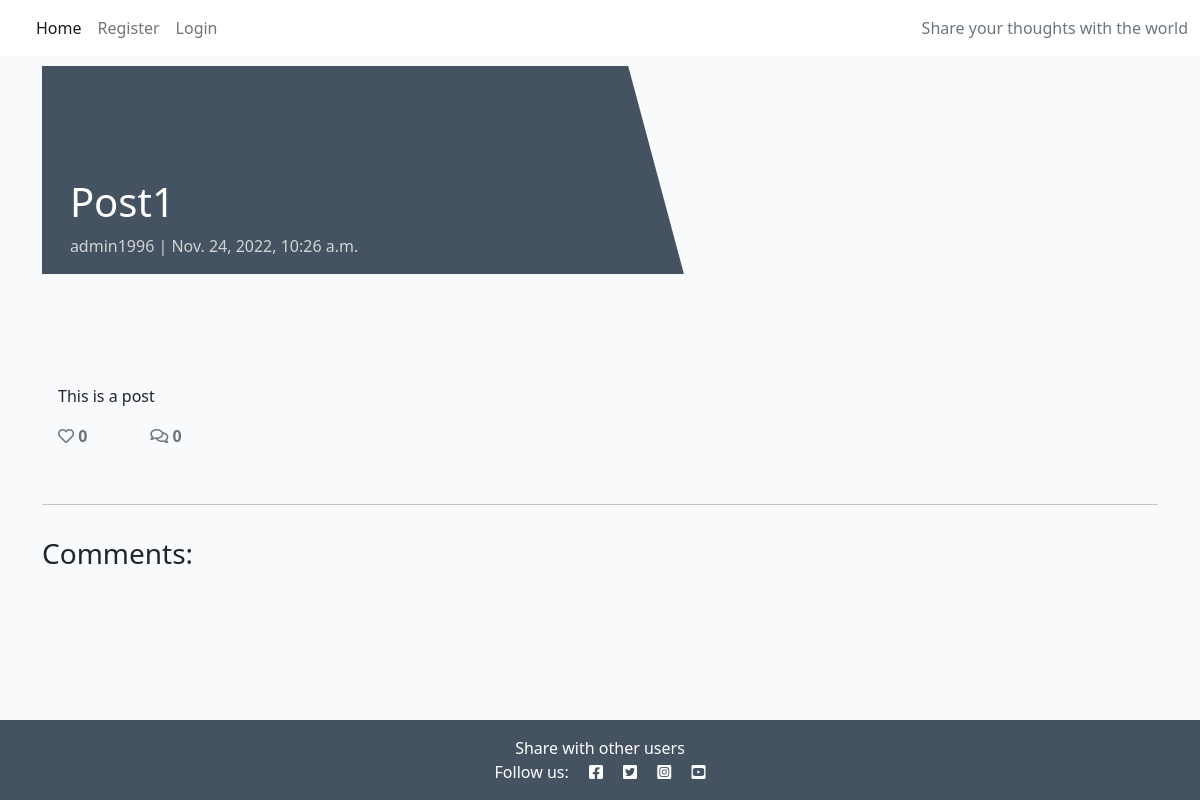
Page /post1/ on the earlier database version.
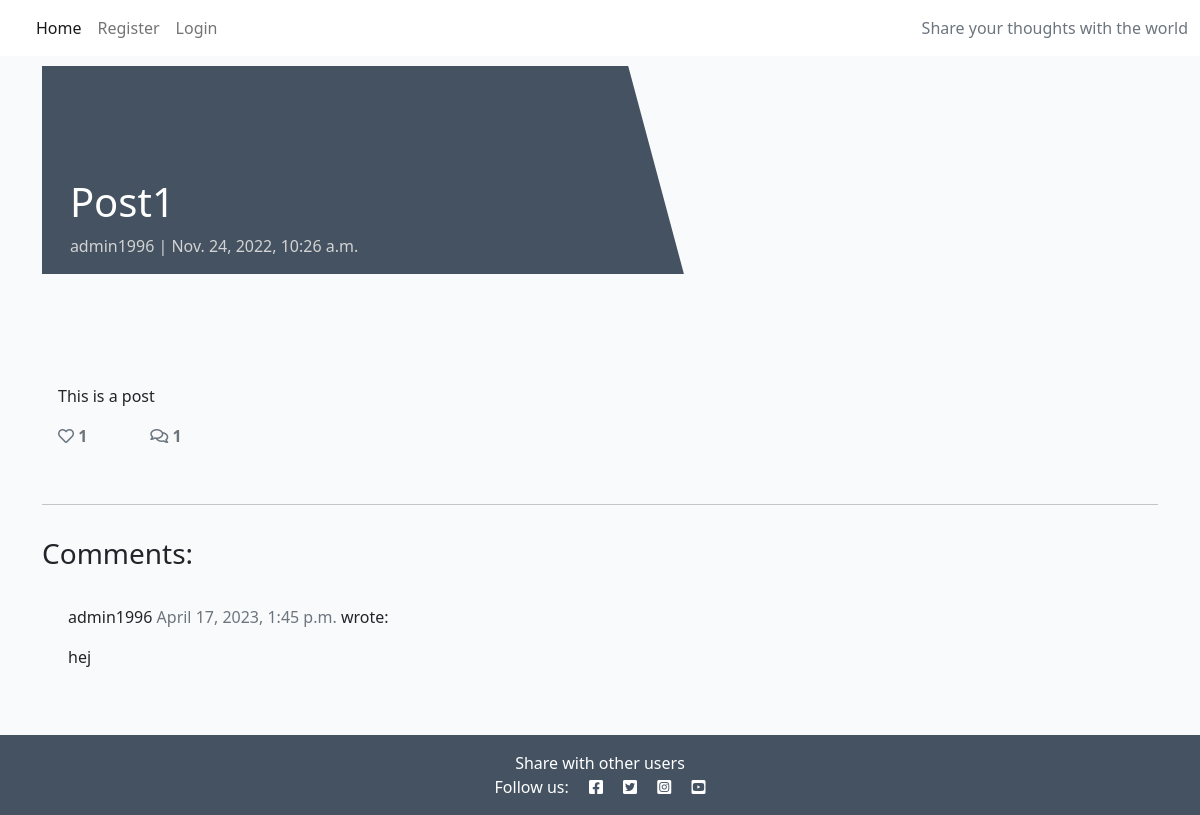
Same page on the later database version.
### blog/models.py (models this page shows, shortened)
class Post(models.Model):
    title = models.CharField(max_length=200, unique=True)
    slug = models.SlugField(max_length=200, unique=True)
    author = models.ForeignKey(
        User, on_delete=models.CASCADE, related_name="blog_posts"
    )
    featured_image = CloudinaryField('image', default='placeholder')
    excerpt = models.TextField(blank=True)
    updated_on = models.DateTimeField(auto_now=True)
    content = models.TextField()
    created_on = models.DateTimeField(auto_now_add=True)
    status = models.IntegerField(choices=STATUS, default=0)
    likes = models.ManyToManyField(
        User, related_name='blogpost_like', blank=True)
    class Meta:
        ordering = ["-created_on"]
    def number_of_likes(self):
        return self.likes.count()

class Comment(models.Model):
    post = models.ForeignKey(Post, on_delete=models.CASCADE,
                             related_name="comments")
    name = models.CharField(max_length=80)
    email = models.EmailField()
    body = models.TextField()
    created_on = models.DateTimeField(auto_now_add=True)
    approved = models.BooleanField(default=False)
    class Meta:
        ordering = ["created_on"]

### blog/views.py (the view, shortened to what this page needs)
# urls.py: path('<slug:slug>/', views.PostDetail.as_view(), name='post_detail'),
class PostDetail(View):
    def get(self, request, slug, *args, **kwargs):
        queryset = Post.objects.filter(status=1)
        post = get_object_or_404(queryset, slug=slug)
        comments = post.comments.filter(approved=True).order_by("-created_on")
        liked = False
        if post.likes.filter(id=self.request.user.id).exists():
            liked = True
        return render(
            request,
            "post_detail.html",
            {
                "post": post,
                "comments": comments,
                "commented": False,
                "liked": liked,
                "comment_form": CommentForm()
            },
        )

### templates/post_detail.html (shortened to what this page needs)
{% extends 'base.html' %} {% block content %}
{% load crispy_forms_tags %}
<div class="masthead">
    <div class="container">
        <div class="row g-0">
            <div class="col-md-6 masthead-text">
                <h1 class="post-title">{{ post.title }}</h1>
                <p class="post-subtitle">{{ post.author }} | {{ post.created_on }}</p>
            </div>
            <div class="d-none d-md-block col-md-6 masthead-image">
            </div>
        </div>
    </div>
</div>
<div class="container">
    <div class="row">
        <div class="col card mb-4  mt-3 left  top">
            <div class="card-body">
                <p class="card-text ">
                    {{ post.content | safe }}
                </p>
                <div class="row">
                    <div class="col-1">
                        <strong>
                            {% if user.is_authenticated %}
                            <form class="d-inline" action="{% url 'post_like' post.slug %}" method="POST">
                                {% csrf_token %}
                                {% if liked %}
                                <button type="submit" name="blogpost_id" value="{{post.slug}}" class="btn-like"><i
                                        class="fas fa-heart"></i></button>
                                {% else %}
                                <button type="submit" name="blogpost_id" value="{{post.slug}}" class="btn-like"><i
                                        class="far fa-heart"></i></button>
                                {% endif %}
                            </form>
                            {% else %}
                            <span class="text-secondary"><i class="far fa-heart"></i></span>
                            {% endif %}
                            <span class="text-secondary">{{ post.number_of_likes }} </span>
                        </strong>
                    </div>
                    <div class="col-1">
                        {% with comments.count as total_comments %}
                        <strong class="text-secondary"><i class="far fa-comments"></i>
                            {{ total_comments }}</strong>
                        {% endwith %}
                    </div>
                </div>
            </div>
        </div>
    </div>
    <div class="row">
        <div class="col">
            <hr>
        </div>
    </div>
    <div class="row">
        <div class="col-md-8 card mb-4  mt-3 ">
            <h3>Comments:</h3>
            <div class="card-body">
                {% for comment in comments %}
                <div class="comments" style="padding: 10px;">
                    <p class="font-weight-bold">
                        {{ comment.name }}
                        <span class=" text-muted font-weight-normal">
                            {{ comment.created_on }}
                        </span> wrote:
                    </p>
                    {{ comment.body | linebreaks }}
                </div>
                {% endfor %}
            </div>
        </div>
        <div class="col-md-4 card mb-4  mt-3 ">
            <div class="card-body">
            </div>
        </div>
    </div>
</div>
{% endblock content %}

Differences in the rows shown:
computed for Post "Post1": number_of_likes "0" → "1"
added Comment: name "admin1996", created_on "April 17, 2023, 1:45 p.m.", body "hej"
Other differences:
{{ total_comments }}: "0" → "1"
